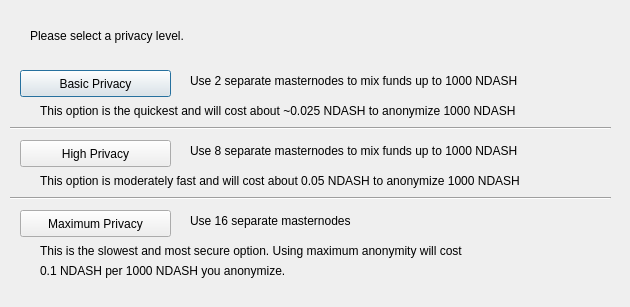
<?xml version="1.0" encoding="UTF-8"?>
<ui version="4.0">
 <class>DarksendConfig</class>
 <widget class="QDialog" name="DarksendConfig">
  <property name="geometry">
   <rect>
    <x>0</x>
    <y>0</y>
    <width>630</width>
    <height>307</height>
   </rect>
  </property>
  <property name="windowTitle">
   <string>Configure PrivateSend</string>
  </property>
  <widget class="QPushButton" name="buttonBasic">
   <property name="geometry">
    <rect>
     <x>20</x>
     <y>70</y>
     <width>151</width>
     <height>27</height>
    </rect>
   </property>
   <property name="text">
    <string>Basic Privacy</string>
   </property>
  </widget>
  <widget class="QPushButton" name="buttonHigh">
   <property name="geometry">
    <rect>
     <x>20</x>
     <y>140</y>
     <width>151</width>
     <height>27</height>
    </rect>
   </property>
   <property name="text">
    <string>High Privacy</string>
   </property>
  </widget>
  <widget class="QPushButton" name="buttonMax">
   <property name="geometry">
    <rect>
     <x>20</x>
     <y>210</y>
     <width>151</width>
     <height>27</height>
    </rect>
   </property>
   <property name="text">
    <string>Maximum Privacy</string>
   </property>
  </widget>
  <widget class="QLabel" name="label">
   <property name="geometry">
    <rect>
     <x>30</x>
     <y>20</y>
     <width>571</width>
     <height>31</height>
    </rect>
   </property>
   <property name="text">
    <string>Please select a privacy level.</string>
   </property>
  </widget>
  <widget class="QLabel" name="label_2">
   <property name="geometry">
    <rect>
     <x>190</x>
     <y>70</y>
     <width>421</width>
     <height>21</height>
    </rect>
   </property>
   <property name="text">
    <string>Use 2 separate masternodes to mix funds up to 1000 NDASH</string>
   </property>
  </widget>
  <widget class="QLabel" name="label_3">
   <property name="geometry">
    <rect>
     <x>190</x>
     <y>140</y>
     <width>411</width>
     <height>21</height>
    </rect>
   </property>
   <property name="text">
    <string>Use 8 separate masternodes to mix funds up to 1000 NDASH</string>
   </property>
  </widget>
  <widget class="QLabel" name="label_4">
   <property name="geometry">
    <rect>
     <x>190</x>
     <y>210</y>
     <width>421</width>
     <height>21</height>
    </rect>
   </property>
   <property name="text">
    <string>Use 16 separate masternodes</string>
   </property>
  </widget>
  <widget class="QLabel" name="label_6">
   <property name="geometry">
    <rect>
     <x>40</x>
     <y>100</y>
     <width>561</width>
     <height>21</height>
    </rect>
   </property>
   <property name="text">
    <string>This option is the quickest and will cost about ~0.025 NDASH to anonymize 1000 NDASH</string>
   </property>
  </widget>
  <widget class="QLabel" name="label_7">
   <property name="geometry">
    <rect>
     <x>40</x>
     <y>170</y>
     <width>561</width>
     <height>21</height>
    </rect>
   </property>
   <property name="text">
    <string>This option is moderately fast and will cost about 0.05 NDASH to anonymize 1000 NDASH</string>
   </property>
  </widget>
  <widget class="QLabel" name="label_8">
   <property name="geometry">
    <rect>
     <x>40</x>
     <y>240</y>
     <width>561</width>
     <height>21</height>
    </rect>
   </property>
   <property name="text">
    <string>This is the slowest and most secure option. Using maximum anonymity will cost</string>
   </property>
  </widget>
  <widget class="QLabel" name="label_9">
   <property name="geometry">
    <rect>
     <x>40</x>
     <y>260</y>
     <width>561</width>
     <height>21</height>
    </rect>
   </property>
   <property name="text">
    <string>0.1 NDASH per 1000 NDASH you anonymize.</string>
   </property>
  </widget>
  <widget class="Line" name="line">
   <property name="geometry">
    <rect>
     <x>10</x>
     <y>120</y>
     <width>601</width>
     <height>16</height>
    </rect>
   </property>
   <property name="orientation">
    <enum>Qt::Horizontal</enum>
   </property>
  </widget>
  <widget class="Line" name="line_2">
   <property name="geometry">
    <rect>
     <x>10</x>
     <y>190</y>
     <width>601</width>
     <height>16</height>
    </rect>
   </property>
   <property name="orientation">
    <enum>Qt::Horizontal</enum>
   </property>
  </widget>
 </widget>
 <resources/>
 <connections/>
</ui>
